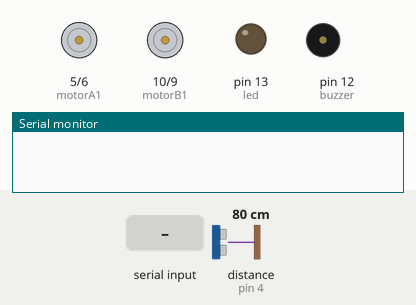
Simulated run of this sketch. Board: Arduino Uno, built with avr-gcc and run on an emulated ATmega328P. On the bench: motor-driver pin pairs drawn as motors (green arrow = first pin HIGH = forward, orange = second pin HIGH = backward, longer = more drive), output pins drawn as LEDs (lit = HIGH), buzzer (waves = sounding), the last lines printed to the serial monitor. Inputs (shaded band) come from the test bench; at power-on: distance to the obstacle (sensor on pin 4) 80 cm. The echo pulse lasts 58.3 µs per cm.

Above: at 1.2 s.
1.3 s: "a" received over Serial
At 3.7 s:
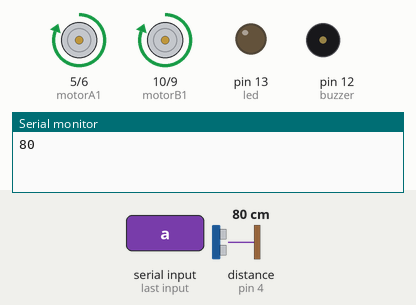
4.3 s: "F" received over Serial
At 4.83 s:
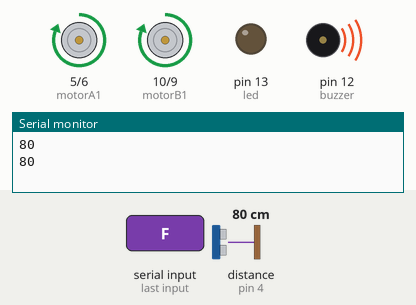
6.9 s: "m" received over Serial
At 8.4 s:
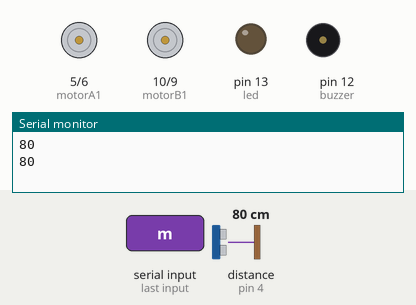
8.7 s: "L" received over Serial
At 9.9 s:
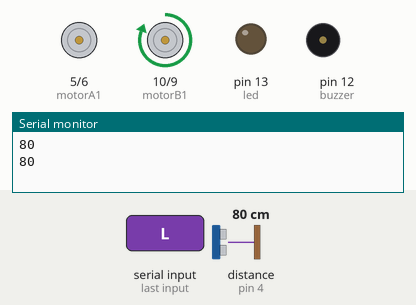
10.5 s: "R" received over Serial
At 11.3 s:
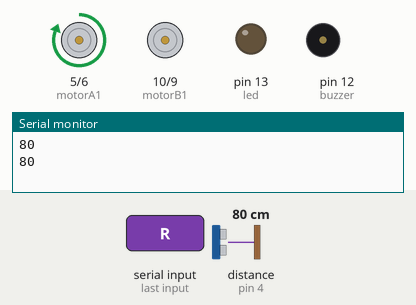
12.3 s: "B" received over Serial
At 13.8 s:
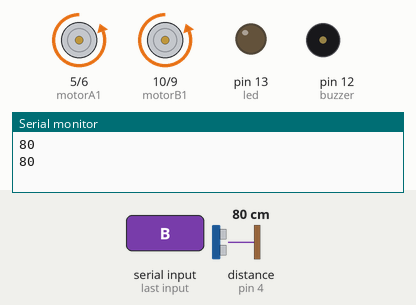
Timing chart, 0 to 15.1 s (numbered marks = the images above; inputs shaded):
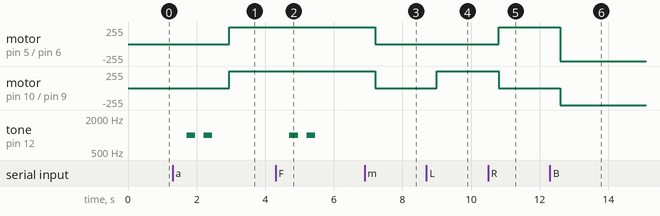

The sketch:

Rover.ino
```cpp
// WORK IN PROGRESS
#include <HCSR04.h>
#define led 13
#define buzzer 12
#define led 13
#define TRIGGER 3
#define ECHO 4
#define motorA1 5
#define motorA2 6
#define motorB1 10
#define motorB2 9


// variaveis
char modo = 'a';
char acao = 'x';
bool state = 0;
char buf;
int distancia = 0;
char acao2 = 'j';


// Funções de Movimento
void frente() {
  digitalWrite(motorA1, HIGH);
  digitalWrite(motorA2, LOW);
  digitalWrite(motorB1, HIGH);
  digitalWrite(motorB2, LOW);
  delay(200);
  acao = 'P';
}


void atrasA() {
  digitalWrite(motorA1, LOW);
  digitalWrite(motorA2, HIGH);
  digitalWrite(motorB1, LOW);
  digitalWrite(motorB2, HIGH);
  delay(200);
  digitalWrite(motorA1, LOW);
  digitalWrite(motorA2, LOW);
  digitalWrite(motorB1, LOW);
  digitalWrite(motorB2, LOW);
}
void atrasM() {
  digitalWrite(motorA1, LOW);
  digitalWrite(motorA2, HIGH);
  digitalWrite(motorB1, LOW);
  digitalWrite(motorB2, HIGH);
  delay(200);
}


void direita() {
  digitalWrite(motorA1, HIGH);
  digitalWrite(motorA2, LOW);
  digitalWrite(motorB1, LOW);
  digitalWrite(motorB2, LOW);
  delay(200);
}
void esquerda() {
  digitalWrite(motorA1, LOW);
  digitalWrite(motorA2, LOW);
  digitalWrite(motorB1, HIGH);
  digitalWrite(motorB2, LOW);
  delay(200);
}


void parado() {
  digitalWrite(motorA1, LOW);
  digitalWrite(motorA2, LOW);
  digitalWrite(motorB1, LOW);
  digitalWrite(motorB2, LOW);
  delay(200);
}


// Buzina
void buzinar() {
  // Primeiro "bipe"
  tone(buzzer, 1000);  // Toca um tom de 1000 Hz
  delay(250);          // Espera por 250 milissegundos
  noTone(buzzer);      // Desliga o buzzer
  delay(250);          // Espera por 250 milissegundos


  // Segundo "bipe"
  tone(buzzer, 1000);  // Toca um tom de 1000 Hz
  delay(250);          // Espera por 250 milissegundos
  noTone(buzzer);      // Desliga o buzzer
  delay(500);          // Espera por 500 milissegundos (pausa maior)
}


//////////////////////////
//========================
//////////////////////////


UltraSonicDistanceSensor distanceSensor(TRIGGER, ECHO);
void setup() {
  pinMode(led, OUTPUT);
  Serial.begin(9600);
  pinMode(buzzer, OUTPUT);
  pinMode(motorA1, OUTPUT);
  pinMode(motorA2, OUTPUT);
  pinMode(motorB1, OUTPUT);
  pinMode(motorB2, OUTPUT);
}
void leitura() {
  buf = Serial.read();
  if (buf == 'a' || buf == 'm') {
    modo = buf;
  } else {
    acao = buf;
  }
  delay(300);
}
void loop() {
  if (Serial.available() > 0) {
    //Definir modo e receber ação
    leitura();


    //Modo Manual
    if (modo == 'm') {
      if (acao == 'F') {
        frente();
        leitura();
      } else if (acao == 'L') {
        esquerda();
        leitura();
      } else if (acao == 'R') {
        direita();
        leitura();
      } else if (acao == 'B') {
        atrasM();
        leitura();
      } else if (acao == 'l') {
        digitalWrite(led, HIGH);
        leitura();
      } else if (acao == 'd') {
        leitura();
        digitalWrite(led, LOW);
      } else if (acao == 'H') {
        buzinar();
        leitura();
      } else {
        parado();
        leitura();
      }
      delay(10);
    } else if (modo == 'a') {
      if (acao2 == 'j') {
        distancia = distanceSensor.measureDistanceCm();
        Serial.println(distancia);
        delay(100);
        if (distancia > 50) {
          buzinar();
          frente();
          distancia = distanceSensor.measureDistanceCm();
          delay(200);
          digitalWrite(led, LOW);
        } else if (distancia <= 50) {
          buzinar();
          atrasA();
          digitalWrite(led, HIGH);
          delay(2000);
          direita();
          frente();
          distancia = distanceSensor.measureDistanceCm();
          delay(200);
        }
      }
    }
  }
}


/* if (buf == 'L'){
      digitalWrite(led_pin,HIGH);
      tone(buzzer,3500);
    }
    else if (buf == 'D'){
      digitalWrite(led_pin,LOW);
      noTone(buzzer);
*/
```

Measured:
- after the input at 1.3 s, motor on pin 5 (motorA1) / pin 6 (motorA2), motor on pin 10 (motorB1) / pin 9 (motorB2): stopped → forward 255/255 after 1.7 s; tone on pin 12 (buzzer): alternates 1000 Hz for 0.25 s and silent for 0.25 s, 4 changes in all, then stays silent, starting after 0.41 s
- after the input at 4.3 s, tone on pin 12 (buzzer): alternates 1000 Hz for 0.25 s and silent for 0.25 s, 4 changes in all, then stays silent, starting after 0.41 s
- after the input at 6.9 s, motor on pin 5 (motorA1) / pin 6 (motorA2), motor on pin 10 (motorB1) / pin 9 (motorB2): forward 255/255 → stopped after 0.30 s
- after the input at 8.7 s, motor on pin 10 (motorB1) / pin 9 (motorB2): stopped → forward 255/255 after 0.30 s
- after the input at 10.5 s, motor on pin 5 (motorA1) / pin 6 (motorA2): stopped → forward 255/255 after 0.30 s; motor on pin 10 (motorB1) / pin 9 (motorB2): forward 255/255 → stopped after 0.30 s
- after the input at 12.3 s, motor on pin 5 (motorA1) / pin 6 (motorA2): forward 255/255 → backward 255/255 after 0.30 s; motor on pin 10 (motorB1) / pin 9 (motorB2): stopped → backward 255/255 after 0.30 s
